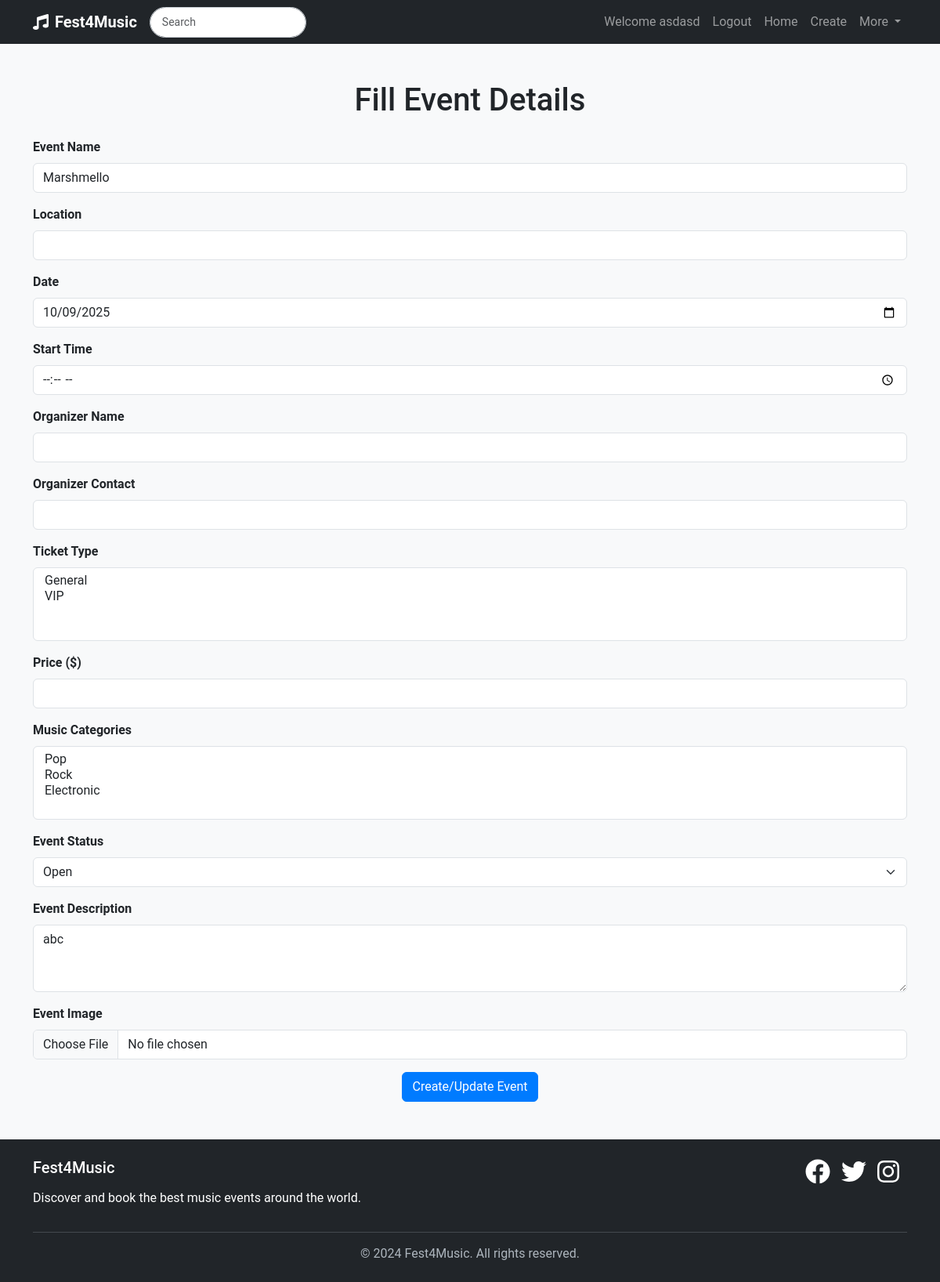
Page /event/edit/2 (signed in) on the committed database.
### website/models.py (models this page shows)
class User(db.Model, UserMixin):
    id = db.Column(db.Integer, primary_key=True)
    first_name = db.Column(db.String(100), nullable=False)
    surname = db.Column(db.String(100), nullable=False)
    email = db.Column(db.String(100), unique=True, nullable=False)
    password = db.Column(db.String(255), nullable=False)
    contact_number = db.Column(db.String(20))
    street_address = db.Column(db.String(200))
    events = db.relationship('Event', backref='user', lazy=True)
    comments = db.relationship('Comment', backref='user', lazy=True)
    orders = db.relationship('Order', backref='user', lazy=True)

class Event(db.Model):
    id = db.Column(db.Integer, primary_key=True)
    title = db.Column(db.String(100), nullable=False)
    description = db.Column(db.Text)
    date = db.Column(db.Date, nullable=False)
    time = db.Column(db.Time, nullable=False)
    image = db.Column(db.String(400))
    venue = db.Column(db.String(400))
    status = db.Column(db.String(20), nullable=False)
    category = db.Column(db.String(50), nullable=False)
    price = db.Column(db.Integer)
    user_id = db.Column(db.Integer, db.ForeignKey('user.id'), nullable=False)
    comments = db.relationship('Comment', backref='event', lazy=True)

### website/views.py (the view, shortened to what this page needs)
@main_bp.route('/event/edit/<int:event_id>', methods=['GET', 'POST'])
@login_required
def edit_event(event_id):
    event = Event.query.get_or_404(event_id)
    if event.user_id!= current_user.id:
        flash('You are not authorized to edit this event.', 'warning')
        return redirect(url_for('main.index'))
    form = EventForm(obj=event)
    return render_template('create.html', form=form, event_id=event_id)

### website/forms.py
class EventForm(FlaskForm):
    title = StringField('Event Name', validators=[DataRequired()])
    location = StringField('Location', validators=[DataRequired()])
    date = DateField('Date', validators=[DataRequired()])
    start_time = TimeField('Start Time', validators=[DataRequired()])
    organizer_name = StringField('Organizer Name', validators=[DataRequired()])
    organizer_contact = StringField('Organizer Contact', validators=[DataRequired()])
    ticket_type = SelectMultipleField('Ticket Type', choices=[('general', 'General'), ('vip', 'VIP')],coerce=str)
    ticket_price = StringField('Price ($)', validators=[DataRequired()])
    music_categories = SelectMultipleField('Music Categories', choices=[
        ('pop', 'Pop'), ('rock', 'Rock'), ('electronic', 'Electronic')
    ], coerce=str)
    description = TextAreaField('Event Description', validators=[DataRequired()])
    image = FileField('Event Image', validators=[DataRequired()])
    status = SelectField('Event Status', choices=[('Open', 'Open'), ('Inactive', 'Inactive'), ('Sold Out', 'Sold Out'), ('Cancelled', 'Cancelled')], validators=[DataRequired()])
    submit = SubmitField('Create/Update Event')

### website/__init__.py (called while the page is built)
def create_app():
    app = Flask(__name__)
    Bootstrap5(app)
    app.config['SECRET_KEY'] = 'fayaaz1'  # Change this to a real, secure key!
    app.config['SQLALCHEMY_DATABASE_URI'] = 'sqlite:///yourdatabase.db'
    db.init_app(app)
    UPLOAD_FOLDER = 'static/img'  # Relative path from your main application directory
    app.config['UPLOAD_FOLDER'] = UPLOAD_FOLDER
    login_manager = LoginManager()
    login_manager.login_view = 'auth.login'
    login_manager.init_app(app)
    @login_manager.user_loader
    def load_user(user_id):
        return User.query.get(int(user_id))
    with app.app_context():
        from .views import main_bp
        app.register_blueprint(main_bp)
        app.register_blueprint(auth.auth_bp)
        db.create_all()
    @app.errorhandler(404)
    def not_found(e):
      return render_template("error.html", error=e)
    return app

### website/templates/create.html (shortened to what this page needs)
{% extends 'base.html' %}
{% block content %}
<div class="container my-5">
    <h1 class="text-center mb-4">Fill Event Details</h1>
    <form method="post" enctype="multipart/form-data">
        <div class="mb-3">
            {{ form.title.label(class="form-label") }}
            {{ form.title(class="form-control") }}
        </div>
        <div class="mb-3">
            {{ form.location.label(class="form-label") }}
            {{ form.location(class="form-control") }}
        </div>
        <div class="mb-3">
            {{ form.date.label(class="form-label") }}
            {{ form.date(class="form-control") }}
        </div>
        <div class="mb-3">
            {{ form.start_time.label(class="form-label") }}
            {{ form.start_time(class="form-control") }}
        </div>
        <div class="mb-3">
            {{ form.organizer_name.label(class="form-label") }}
            {{ form.organizer_name(class="form-control") }}
        </div>
        <div class="mb-3">
            {{ form.organizer_contact.label(class="form-label") }}
            {{ form.organizer_contact(class="form-control") }}
        </div>
        <div class="mb-3">
            {{ form.ticket_type.label(class="form-label") }}
            {{ form.ticket_type(class="form-select") }}
        </div>
        <div class="mb-3">
            {{ form.ticket_price.label(class="form-label") }}
            {{ form.ticket_price(class="form-control") }}
        </div>
        <div class="mb-3">
            {{ form.music_categories.label(class="form-label") }}
            {{ form.music_categories(class="form-control") }}
        </div>
        <div class="mb-3">
            {{ form.status.label(class="form-label") }}
            {{ form.status(class="form-select") }}
        </div>
        <div class="mb-3">
            {{ form.description.label(class="form-label") }}
            {{ form.description(class="form-control", rows="3") }}
        </div>
        <div class="mb-3">
            {{ form.image.label(class="form-label") }}
            {{ form.image(class="form-control") }}
        </div>
        <div class="text-center">
            {{ form.submit(class="btn btn-primary") }}
        </div>
    </form>
</div>
{% endblock %}

### website/templates/base.html (shortened to what this page needs)
<!DOCTYPE html>
<html lang="en">
<head>
    <link href="https://cdn.jsdelivr.net/npm/bootstrap@5.3.3/dist/css/bootstrap.min.css" rel="stylesheet">
    <link rel="stylesheet" href="{{ url_for('static', filename='style/style.css') }}">
    <link rel="stylesheet" href="https://cdnjs.cloudflare.com/ajax/libs/font-awesome/5.15.3/css/all.min.css">
</head>
<body>
    <nav class="navbar navbar-expand-lg navbar-dark bg-dark fixed-top">
        <div class="container">
            <a class="navbar-brand" href="{{ url_for('main.index') }}">
                <i class="fas fa-music me-2"></i>Fest4Music
            </a>
            <div class="search-bar">
                <input class="form-control" type="text" placeholder="Search">
            </div>
            <div class="collapse navbar-collapse" id="navbarNav">
                <ul class="navbar-nav ms-auto">
                    {% if current_user.is_authenticated %}
                        <a class="nav-item nav-link" href="#">Welcome {{current_user.first_name}}</a>
                        <li class="nav-item">
                            <a class="nav-link" href="{{ url_for('auth.logout') }}">Logout</a>
                        </li>
                    {% endif %}
                    <li class="nav-item">
                        <a class="nav-link" href="{{ url_for('main.index') }}">Home</a>
                    </li>
                    <li class="nav-item">
                        <a class="nav-link" href="{{ url_for('main.create') }}">Create</a>
                    </li>
                    <li class="nav-item dropdown">
                        <a class="nav-link dropdown-toggle" href="#" id="navbarDropdown" role="button" data-bs-toggle="dropdown" aria-expanded="false">
                            More
                        </a>
                    </li>
                </ul>
            </div>
        </div>
    </nav>
    <div class="content">
        {% block content %}{% endblock %}
    </div>
    <footer class="footer bg-dark py-4 mt-auto">
        <div class="container">
            <div class="row">
                <div class="col-md-6">
                    <h5 class="text-white">Fest4Music</h5>
                    <p class="text-white">Discover and book the best music events around the world.</p>
                </div>
                <div class="col-md-6 text-md-end">
                    <ul class="list-inline">
                        <li class="list-inline-item"><a href="#" class="text-white"><i class="fab fa-facebook fa-lg"></i></a></li>
                        <li class="list-inline-item"><a href="#" class="text-white"><i class="fab fa-twitter fa-lg"></i></a></li>
                        <li class="list-inline-item"><a href="#" class="text-white"><i class="fab fa-instagram fa-lg"></i></a></li>
                    </ul>
                </div>
            </div>
            <hr class="bg-secondary">
            <div class="text-center text-white">
                <p class="mb-0">&copy; 2024 Fest4Music. All rights reserved.</p>
            </div>
        </div>
    </footer>
</body>
</html>

### website/static/Style/style.css (style rules this page uses)
body { font-family: 'Roboto', sans-serif; background-color: #f8f9fa; overflow-x: hidden; padding-top: 56px; }
.navbar-brand { font-weight: bold; }
.search-bar { margin-right: 20px; }
.search-bar input[type="text"] { border-radius: 20px; padding: 8px 15px; border: 1px solid #ced4da; font-size: 14px; transition: all 0.3s; }
.btn-primary { background-color: #007bff; border-color: #007bff; }
.footer { background-color: #343a40; color: #fff; padding: 30px 0; }
.footer h5 { color: #fff; margin-bottom: 15px; }
.footer p { color: #adb5bd; }
.footer .list-inline-item { margin-right: 10px; }
.footer .list-inline-item a { color: #adb5bd; font-size: 24px; transition: color 0.3s ease; }
.footer hr { border-color: #adb5bd; margin: 15px 0; }
body { font-family: 'Roboto', sans-serif; background-color: #f8f9fa; padding-top: 56px; }
.search-bar input[type="text"] { width: 200px; border-radius: 20px; padding: 8px 15px; border: 1px solid #ced4da; font-size: 14px; transition: all 0.3s; }
.form-label { font-weight: bold; }
.btn-primary { background-color: #007bff; border-color: #007bff; transition: all 0.3s ease; }

### website/templates/base.html (style rules this page uses)
html, body { height: 100%; }
body { display: flex; flex-direction: column; }
.content { flex: 1; }

### rows in the picture
User: first_name "asdasd"
Event: title "Marshmello", date "10/09/2025", status "Open", description "abc"
